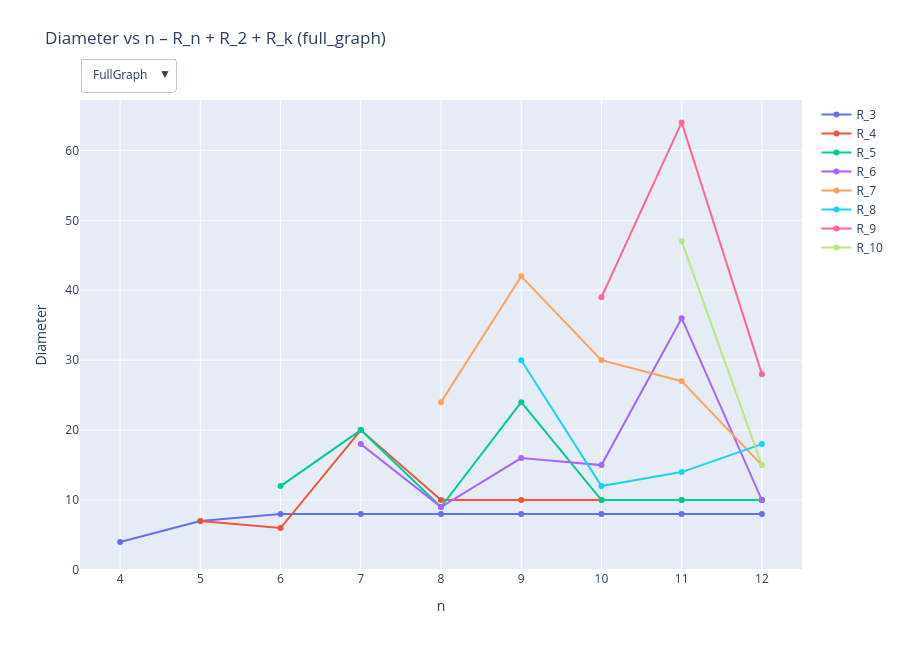
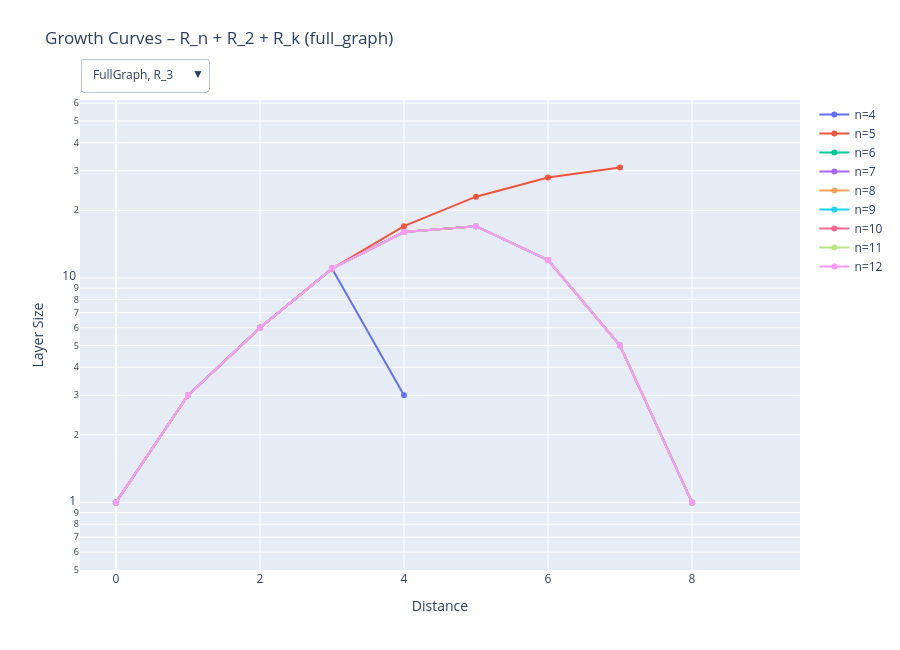
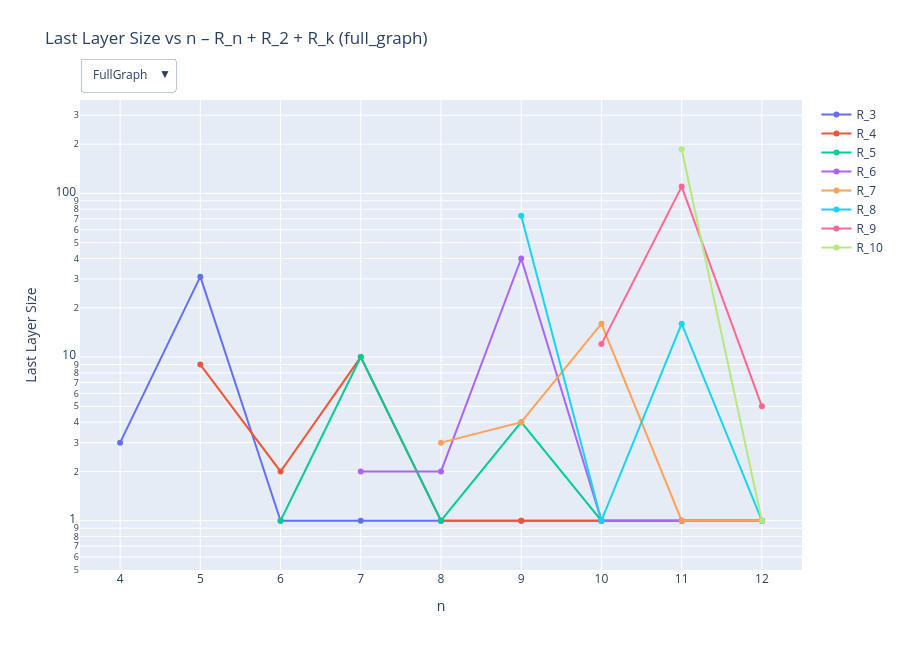

Notebook code for these charts, in order:
### Markdown cell above
---
## Group 1: full_graph
No coset restriction. Keep max_n small (≤12) due to n! state space.

### Code cell
%%time
group_name = "full_graph"
results = run_group(group_name, COSET_GROUPS[group_name],
                    min_n=4, max_n=10)
df = save_results(group_name, results, COSET_GROUPS[group_name], append=True)
plot_group_results(group_name, df)
display(df.head(20))

### Figure 1 — Plotly figure (JSON) as saved in the notebook; plotly's stock layout.template omitted (floating-point values rounded to 4 significant figures)
{"data": [{"hovertemplate": "n=%{x}<br>diameter=%{y}<br>R_n + R_2 + R_3", "mode": "lines+markers", "name": "R_3", "type": "scatter", "visible": true, "x": [4, 5, 6, 7, 8, 9, 10, 11, 12], "y": [4, 7, 8, 8, 8, 8, 8, 8, 8]}, {"hovertemplate": "n=%{x}<br>diameter=%{y}<br>R_n + R_2 + R_4", "mode": "lines+markers", "name": "R_4", "type": "scatter", "visible": true, "x": [5, 6, 7, 8, 9, 10, 11, 12], "y": [7, 6, 20, 10, 10, 10, 10, 10]}, {"hovertemplate": "n=%{x}<br>diameter=%{y}<br>R_n + R_2 + R_5", "mode": "lines+markers", "name": "R_5", "type": "scatter", "visible": true, "x": [6, 7, 8, 9, 10, 11, 12], "y": [12, 20, 9, 24, 10, 10, 10]}, {"hovertemplate": "n=%{x}<br>diameter=%{y}<br>R_n + R_2 + R_6", "mode": "lines+markers", "name": "R_6", "type": "scatter", "visible": true, "x": [7, 8, 9, 10, 11, 12], "y": [18, 9, 16, 15, 36, 10]}, {"hovertemplate": "n=%{x}<br>diameter=%{y}<br>R_n + R_2 + R_7", "mode": "lines+markers", "name": "R_7", "type": "scatter", "visible": true, "x": [8, 9, 10, 11, 12], "y": [24, 42, 30, 27, 15]}, {"hovertemplate": "n=%{x}<br>diameter=%{y}<br>R_n + R_2 + R_8", "mode": "lines+markers", "name": "R_8", "type": "scatter", "visible": true, "x": [9, 10, 11, 12], "y": [30, 12, 14, 18]}, {"hovertemplate": "n=%{x}<br>diameter=%{y}<br>R_n + R_2 + R_9", "mode": "lines+markers", "name": "R_9", "type": "scatter", "visible": true, "x": [10, 11, 12], "y": [39, 64, 28]}, {"hovertemplate": "n=%{x}<br>diameter=%{y}<br>R_n + R_2 + R_10", "mode": "lines+markers", "name": "R_10", "type": "scatter", "visible": true, "x": [11, 12], "y": [47, 15]}], "layout": {"height": 650, "legend": {"x": 1.02, "y": 1}, "margin": {"t": 100}, "title": {"text": "Diameter vs n – R_n + R_2 + R_k (full_graph)", "y": 0.95}, "updatemenus": [{"buttons": [{"args": [{"visible": [true, true, true, true, true, true, true, true]}, {"xaxis.range": [3.5, 12.5], "yaxis.range": [0, 67.2]}], "label": "FullGraph", "method": "update"}], "direction": "down", "showactive": true, "x": 0, "xanchor": "left", "y": 1.02, "yanchor": "bottom"}], "xaxis": {"range": [3.5, 12.5], "title": {"text": "n"}}, "yaxis": {"range": [0, 67.2], "title": {"text": "Diameter"}}}}

### Figure 2 — Plotly figure (JSON) as saved in the notebook; plotly's stock layout.template omitted (floating-point values rounded to 4 significant figures)
{"data": [{"hovertemplate": "distance=%{x}<br>layer=%{y}<br>n=4", "mode": "lines+markers", "name": "n=4", "type": "scatter", "visible": true, "x": [0, 1, 2, 3, 4], "y": [1, 3, 6, 11, 3]}, {"hovertemplate": "distance=%{x}<br>layer=%{y}<br>n=5", "mode": "lines+markers", "name": "n=5", "type": "scatter", "visible": true, "x": [0, 1, 2, 3, 4, 5, 6, 7], "y": [1, 3, 6, 11, 17, 23, 28, 31]}, {"hovertemplate": "distance=%{x}<br>layer=%{y}<br>n=6", "mode": "lines+markers", "name": "n=6", "type": "scatter", "visible": true, "x": [0, 1, 2, 3, 4, 5, 6, 7, 8], "y": [1, 3, 6, 11, 16, 17, 12, 5, 1]}, {"hovertemplate": "distance=%{x}<br>layer=%{y}<br>n=7", "mode": "lines+markers", "name": "n=7", "type": "scatter", "visible": true, "x": [0, 1, 2, 3, 4, 5, 6, 7, 8], "y": [1, 3, 6, 11, 16, 17, 12, 5, 1]}, {"hovertemplate": "distance=%{x}<br>layer=%{y}<br>n=8", "mode": "lines+markers", "name": "n=8", "type": "scatter", "visible": true, "x": [0, 1, 2, 3, 4, 5, 6, 7, 8], "y": [1, 3, 6, 11, 16, 17, 12, 5, 1]}, {"hovertemplate": "distance=%{x}<br>layer=%{y}<br>n=9", "mode": "lines+markers", "name": "n=9", "type": "scatter", "visible": true, "x": [0, 1, 2, 3, 4, 5, 6, 7, 8], "y": [1, 3, 6, 11, 16, 17, 12, 5, 1]}, {"hovertemplate": "distance=%{x}<br>layer=%{y}<br>n=10", "mode": "lines+markers", "name": "n=10", "type": "scatter", "visible": true, "x": [0, 1, 2, 3, 4, 5, 6, 7, 8], "y": [1, 3, 6, 11, 16, 17, 12, 5, 1]}, {"hovertemplate": "distance=%{x}<br>layer=%{y}<br>n=11", "mode": "lines+markers", "name": "n=11", "type": "scatter", "visible": true, "x": [0, 1, 2, 3, 4, 5, 6, 7, 8], "y": [1, 3, 6, 11, 16, 17, 12, 5, 1]}, {"hovertemplate": "distance=%{x}<br>layer=%{y}<br>n=12", "mode": "lines+markers", "name": "n=12", "type": "scatter", "visible": true, "x": [0, 1, 2, 3, 4, 5, 6, 7, 8], "y": [1, 3, 6, 11, 16, 17, 12, 5, 1]}, {"hovertemplate": "distance=%{x}<br>layer=%{y}<br>n=5", "mode": "lines+markers", "name": "n=5", "type": "scatter", "visible": false, "x": [0, 1, 2, 3, 4, 5, 6, 7], "y": [1, 3, 6, 12, 22, 39, 28, 9]}, {"hovertemplate": "distance=%{x}<br>layer=%{y}<br>n=6", "mode": "lines+markers", "name": "n=6", "type": "scatter", "visible": false, "x": [0, 1, 2, 3, 4, 5, 6], "y": [1, 3, 6, 12, 18, 6, 2]}, {"hovertemplate": "distance=%{x}<br>layer=%{y}<br>n=7", "mode": "lines+markers", "name": "n=7", "type": "scatter", "visible": false, "x": [0, 1, 2, 3, 4, 5, 6, 7, 8, 9, 10, 11, 12, 13, 14, 15, 16, 17, 18, 19, 20], "y": [1, 3, 6, 12, 20, 30, 44, 63, 91, 133, 195, 265, 352, 470, 627, 763, 825, 724, 339, 67, 10]}, {"hovertemplate": "distance=%{x}<br>layer=%{y}<br>n=8", "mode": "lines+markers", "name": "n=8", "type": "scatter", "visible": false, "x": [0, 1, 2, 3, 4, 5, 6, 7, 8, 9, 10], "y": [1, 3, 6, 12, 19, 24, 25, 20, 12, 5, 1]}, {"hovertemplate": "distance=%{x}<br>layer=%{y}<br>n=9", "mode": "lines+markers", "name": "n=9", "type": "scatter", "visible": false, "x": [0, 1, 2, 3, 4, 5, 6, 7, 8, 9, 10], "y": [1, 3, 6, 12, 19, 24, 25, 20, 12, 5, 1]}, {"hovertemplate": "distance=%{x}<br>layer=%{y}<br>n=10", "mode": "lines+markers", "name": "n=10", "type": "scatter", "visible": false, "x": [0, 1, 2, 3, 4, 5, 6, 7, 8, 9, 10], "y": [1, 3, 6, 12, 19, 24, 25, 20, 12, 5, 1]}, {"hovertemplate": "distance=%{x}<br>layer=%{y}<br>n=11", "mode": "lines+markers", "name": "n=11", "type": "scatter", "visible": false, "x": [0, 1, 2, 3, 4, 5, 6, 7, 8, 9, 10], "y": [1, 3, 6, 12, 19, 24, 25, 20, 12, 5, 1]}, {"hovertemplate": "distance=%{x}<br>layer=%{y}<br>n=12", "mode": "lines+markers", "name": "n=12", "type": "scatter", "visible": false, "x": [0, 1, 2, 3, 4, 5, 6, 7, 8, 9, 10], "y": [1, 3, 6, 12, 19, 24, 25, 20, 12, 5, 1]}, {"hovertemplate": "distance=%{x}<br>layer=%{y}<br>n=6", "mode": "lines+markers", "name": "n=6", "type": "scatter", "visible": false, "x": [0, 1, 2, 3, 4, 5, 6, 7, 8, 9, 10, 11, 12], "y": [1, 3, 6, 12, 22, 40, 70, 114, 150, 177, 94, 30, 1]}, {"hovertemplate": "distance=%{x}<br>layer=%{y}<br>n=7", "mode": "lines+markers", "name": "n=7", "type": "scatter", "visible": false, "x": [0, 1, 2, 3, 4, 5, 6, 7, 8, 9, 10, 11, 12, 13, 14, 15, 16, 17, 18, 19, 20], "y": [1, 3, 6, 12, 20, 30, 44, 63, 91, 133, 195, 265, 352, 470, 627, 763, 825, 724, 339, 67, 10]}, {"hovertemplate": "distance=%{x}<br>layer=%{y}<br>n=8", "mode": "lines+markers", "name": "n=8", "type": "scatter", "visible": false, "x": [0, 1, 2, 3, 4, 5, 6, 7, 8, 9], "y": [1, 3, 6, 12, 18, 20, 18, 12, 5, 1]}, {"hovertemplate": "distance=%{x}<br>layer=%{y}<br>n=9", "mode": "lines+markers", "name": "n=9", "type": "scatter", "visible": false, "x": [0, 1, 2, 3, 4, 5, 6, 7, 8, 9, 10, 11, 12, 13, 14, 15, 16, 17, 18, 19, 20, 21, 22, 23, 24], "y": [1, 3, 6, 12, 20, 30, 44, 63, 91, 133, 195, 286, 416, 598, 836, 1086, 1336, 1571, 1532, 1094, 485, 157, 61, 20, 4]}, {"hovertemplate": "distance=%{x}<br>layer=%{y}<br>n=10", "mode": "lines+markers", "name": "n=10", "type": "scatter", "visible": false, "x": [0, 1, 2, 3, 4, 5, 6, 7, 8, 9, 10], "y": [1, 3, 6, 12, 19, 24, 25, 20, 12, 5, 1]}, {"hovertemplate": "distance=%{x}<br>layer=%{y}<br>n=11", "mode": "lines+markers", "name": "n=11", "type": "scatter", "visible": false, "x": [0, 1, 2, 3, 4, 5, 6, 7, 8, 9, 10], "y": [1, 3, 6, 12, 19, 24, 25, 20, 12, 5, 1]}, {"hovertemplate": "distance=%{x}<br>layer=%{y}<br>n=12", "mode": "lines+markers", "name": "n=12", "type": "scatter", "visible": false, "x": [0, 1, 2, 3, 4, 5, 6, 7, 8, 9, 10], "y": [1, 3, 6, 12, 19, 24, 25, 20, 12, 5, 1]}, {"hovertemplate": "distance=%{x}<br>layer=%{y}<br>n=7", "mode": "lines+markers", "name": "n=7", "type": "scatter", "visible": false, "x": [0, 1, 2, 3, 4, 5, 6, 7, 8, 9, 10, 11, 12, 13, 14, 15, 16, 17, 18], "y": [1, 3, 6, 12, 22, 40, 71, 121, 200, 314, 477, 697, 891, 895, 663, 390, 187, 48, 2]}, {"hovertemplate": "distance=%{x}<br>layer=%{y}<br>n=8", "mode": "lines+markers", "name": "n=8", "type": "scatter", "visible": false, "x": [0, 1, 2, 3, 4, 5, 6, 7, 8, 9], "y": [1, 3, 6, 12, 20, 30, 30, 17, 7, 2]}, {"hovertemplate": "distance=%{x}<br>layer=%{y}<br>n=9", "mode": "lines+markers", "name": "n=9", "type": "scatter", "visible": false, "x": [0, 1, 2, 3, 4, 5, 6, 7, 8, 9, 10, 11, 12, 13, 14, 15, 16], "y": [1, 3, 6, 12, 20, 30, 43, 57, 73, 93, 116, 141, 166, 186, 180, 129, 40]}, {"hovertemplate": "distance=%{x}<br>layer=%{y}<br>n=10", "mode": "lines+markers", "name": "n=10", "type": "scatter", "visible": false, "x": [0, 1, 2, 3, 4, 5, 6, 7, 8, 9, 10, 11, 12, 13, 14, 15], "y": [1, 3, 6, 12, 18, 20, 19, 17, 16, 16, 16, 16, 15, 11, 5, 1]}, {"hovertemplate": "distance=%{x}<br>layer=%{y}<br>n=11", "mode": "lines+markers", "name": "n=11", "type": "scatter", "visible": false, "x": [0, 1, 2, 3, 4, 5, 6, 7, 8, 9, 10, 11, 12, 13, 14, 15, 16, 17, 18, 19, 20, 21, 22, 23, 24, 25, 26, 27, 28, 29, 30, 31, 32, 33, 34, 35, 36], "y": [1, 3, 6, 12, 20, 30, 44, 63, 91, 133, 195, 286, 416, 598, 836, 1148, 1548, 2024, 2484, 2831, 3104, 3338, 3512, 3577, 3427, 3007, 2452, 1890, 1325, 879, 562, 301, 124, 35, 12, 5, 1]}, {"hovertemplate": "distance=%{x}<br>layer=%{y}<br>n=12", "mode": "lines+markers", "name": "n=12", "type": "scatter", "visible": false, "x": [0, 1, 2, 3, 4, 5, 6, 7, 8, 9, 10], "y": [1, 3, 6, 12, 19, 24, 25, 20, 12, 5, 1]}, {"hovertemplate": "distance=%{x}<br>layer=%{y}<br>n=8", "mode": "lines+markers", "name": "n=8", "type": "scatter", "visible": false, "x": [0, 1, 2, 3, 4, 5, 6, 7, 8, 9, 10, 11, 12, 13, 14, 15, 16, 17, 18, 19, 20, 21, 22, 23, 24], "y": [1, 3, 6, 12, 22, 40, 71, 122, 207, 338, 536, 840, 1300, 1939, 2787, 3845, 5070, 6150, 6205, 5082, 3701, 1699, 307, 34, 3]}, {"hovertemplate": "distance=%{x}<br>layer=%{y}<br>n=9", "mode": "lines+markers", "name": "n=9", "type": "scatter", "visible": false, "x": [0, 1, 2, 3, 4, 5, 6, 7, 8, 9, 10, 11, 12, 13, 14, 15, 16, 17, 18, 19, 20, 21, 22, 23, 24, 25, 26, 27, 28, 29, 30, 31, 32, 33, 34, 35, 36, 37, 38, 39, 40, 41, 42], "y": [1, 3, 6, 12, 20, 30, 44, 63, 89, 123, 170, 239, 337, 473, 642, 866, 1177, 1533, 2015, 2693, 3518, 4647, 6143, 7968, 10240, 12931, 16151, 20042, 24617, 29594, 34036, 38030, 39736, 38082, 32319, 20942, 9378, 2936, 748, 180, 74, 28, 4]}, {"hovertemplate": "distance=%{x}<br>layer=%{y}<br>n=10", "mode": "lines+markers", "name": "n=10", "type": "scatter", "visible": false, "x": [0, 1, 2, 3, 4, 5, 6, 7, 8, 9, 10, 11, 12, 13, 14, 15, 16, 17, 18, 19, 20, 21, 22, 23, 24, 25, 26, 27, 28, 29, 30], "y": [1, 3, 6, 12, 20, 30, 44, 63, 89, 123, 170, 239, 336, 467, 645, 879, 1180, 1570, 1965, 2310, 2666, 2911, 2924, 2809, 2590, 2200, 1536, 714, 212, 70, 16]}, {"hovertemplate": "distance=%{x}<br>layer=%{y}<br>n=11", "mode": "lines+markers", "name": "n=11", "type": "scatter", "visible": false, "x": [0, 1, 2, 3, 4, 5, 6, 7, 8, 9, 10, 11, 12, 13, 14, 15, 16, 17, 18, 19, 20, 21, 22, 23, 24, 25, 26, 27], "y": [1, 3, 6, 12, 20, 30, 43, 57, 73, 93, 116, 141, 166, 186, 201, 214, 220, 212, 191, 166, 144, 120, 86, 49, 24, 12, 5, 1]}, {"hovertemplate": "distance=%{x}<br>layer=%{y}<br>n=12", "mode": "lines+markers", "name": "n=12", "type": "scatter", "visible": false, "x": [0, 1, 2, 3, 4, 5, 6, 7, 8, 9, 10, 11, 12, 13, 14, 15], "y": [1, 3, 6, 12, 18, 20, 19, 17, 16, 16, 16, 16, 15, 11, 5, 1]}, {"hovertemplate": "distance=%{x}<br>layer=%{y}<br>n=9", "mode": "lines+markers", "name": "n=9", "type": "scatter", "visible": false, "x": [0, 1, 2, 3, 4, 5, 6, 7, 8, 9, 10, 11, 12, 13, 14, 15, 16, 17, 18, 19, 20, 21, 22, 23, 24, 25, 26, 27, 28, 29, 30], "y": [1, 3, 6, 12, 22, 40, 71, 122, 208, 345, 557, 889, 1408, 2195, 3342, 5001, 7375, 10649, 14893, 20199, 26801, 34692, 42804, 48226, 47089, 40720, 30348, 17373, 6267, 1149, 73]}, {"hovertemplate": "distance=%{x}<br>layer=%{y}<br>n=10", "mode": "lines+markers", "name": "n=10", "type": "scatter", "visible": false, "x": [0, 1, 2, 3, 4, 5, 6, 7, 8, 9, 10, 11, 12], "y": [1, 3, 6, 12, 20, 30, 44, 63, 64, 42, 24, 10, 1]}, {"hovertemplate": "distance=%{x}<br>layer=%{y}<br>n=11", "mode": "lines+markers", "name": "n=11", "type": "scatter", "visible": false, "x": [0, 1, 2, 3, 4, 5, 6, 7, 8, 9, 10, 11, 12, 13, 14], "y": [1, 3, 6, 12, 20, 30, 41, 46, 43, 37, 33, 32, 32, 32, 16]}, {"hovertemplate": "distance=%{x}<br>layer=%{y}<br>n=12", "mode": "lines+markers", "name": "n=12", "type": "scatter", "visible": false, "x": [0, 1, 2, 3, 4, 5, 6, 7, 8, 9, 10, 11, 12, 13, 14, 15, 16, 17, 18], "y": [1, 3, 6, 12, 20, 30, 43, 57, 71, 83, 91, 95, 92, 75, 47, 24, 12, 5, 1]}, {"hovertemplate": "distance=%{x}<br>layer=%{y}<br>n=10", "mode": "lines+markers", "name": "n=10", "type": "scatter", "visible": false, "x": [0, 1, 2, 3, 4, 5, 6, 7, 8, 9, 10, 11, 12, 13, 14, 15, 16, 17, 18, 19, 20, 21, 22, 23, 24, 25, 26, 27, 28, 29, 30, 31, 32, 33, 34, 35, 36, 37, 38, 39], "y": [1, 3, 6, 12, 22, 40, 71, 122, 208, 346, 564, 910, 1454, 2296, 3568, 5493, 8401, 12715, 18923, 27682, 39805, 56377, 78575, 107587, 144662, 190511, 245003, 305290, 363016, 404374, 414888, 387986, 327040, 239876, 148601, 70337, 19787, 2164, 72, 12]}, {"hovertemplate": "distance=%{x}<br>layer=%{y}<br>n=11", "mode": "lines+markers", "name": "n=11", "type": "scatter", "visible": false, "x": [0, 1, 2, 3, 4, 5, 6, 7, 8, 9, 10, 11, 12, 13, 14, 15, 16, 17, 18, 19, 20, 21, 22, 23, 24, 25, 26, 27, 28, 29, 30, 31, 32, 33, 34, 35, 36, 37, 38, 39, 40, 41, 42, 43, 44, 45, 46, 47, 48, 49, 50, 51, 52, 53, 54, 55, 56, 57, 58, 59, 60, 61, 62, 63, 64], "y": [1, 3, 6, 12, 20, 30, 44, 63, 89, 123, 170, 239, 334, 456, 617, 843, 1160, 1573, 2121, 2865, 3801, 5084, 6589, 8581, 11378, 14683, 19363, 25102, 32946, 43030, 55523, 71191, 90293, 114463, 145227, 183549, 231983, 289354, 361499, 451551, 561839, 697696, 855931, 1047043, 1267182, 1517754, 1806863, 2135997, 2492414, 2846888, 3159913, 3393338, 3486611, 3374780, 3007255, 2395101, 1702071, 1066342, 568487, 246447, 82733, 21748, 5229, 1069, 110]}, {"hovertemplate": "distance=%{x}<br>layer=%{y}<br>n=12", "mode": "lines+markers", "name": "n=12", "type": "scatter", "visible": false, "x": [0, 1, 2, 3, 4, 5, 6, 7, 8, 9, 10, 11, 12, 13, 14, 15, 16, 17, 18, 19, 20, 21, 22, 23, 24, 25, 26, 27, 28], "y": [1, 3, 6, 12, 20, 30, 44, 63, 88, 117, 152, 199, 259, 331, 413, 505, 613, 734, 843, 928, 1002, 1030, 995, 850, 613, 349, 130, 33, 5]}, {"hovertemplate": "distance=%{x}<br>layer=%{y}<br>n=11", "mode": "lines+markers", "name": "n=11", "type": "scatter", "visible": false, "x": [0, 1, 2, 3, 4, 5, 6, 7, 8, 9, 10, 11, 12, 13, 14, 15, 16, 17, 18, 19, 20, 21, 22, 23, 24, 25, 26, 27, 28, 29, 30, 31, 32, 33, 34, 35, 36, 37, 38, 39, 40, 41, 42, 43, 44, 45, 46, 47], "y": [1, 3, 6, 12, 22, 40, 71, 122, 208, 346, 565, 917, 1475, 2339, 3663, 5699, 8830, 13589, 20678, 31108, 46454, 68852, 100892, 145627, 207037, 290692, 403518, 552945, 746292, 989772, 1288885, 1650531, 2077980, 2558937, 3051000, 3486024, 3791691, 3895687, 3758592, 3388082, 2812244, 2097947, 1357627, 714248, 273434, 64695, 7235, 186]}, {"hovertemplate": "distance=%{x}<br>layer=%{y}<br>n=12", "mode": "lines+markers", "name": "n=12", "type": "scatter", "visible": false, "x": [0, 1, 2, 3, 4, 5, 6, 7, 8, 9, 10, 11, 12, 13, 14, 15], "y": [1, 3, 6, 12, 20, 30, 44, 63, 89, 112, 122, 113, 85, 50, 17, 1]}], "layout": {"height": 650, "legend": {"x": 1.02, "y": 1}, "margin": {"t": 100}, "title": {"text": "Growth Curves – R_n + R_2 + R_k (full_graph)", "y": 0.95}, "updatemenus": [{"buttons": [{"args": [{"visible": [true, true, true, true, true, true, true, true, true, false, false, false, false, false, false, false, false, false, false, false, false, false, false, false, false, false, false, false, false, false, false, false, false, false, false, false, false, false, false, false, false, false, false, false]}, {"xaxis.range": [-0.5, 9.5], "yaxis.range": [-0.301, 1.792]}], "label": "FullGraph, R_3", "method": "update"}, {"args": [{"visible": [false, false, false, false, false, false, false, false, false, true, true, true, true, true, true, true, true, false, false, false, false, false, false, false, false, false, false, false, false, false, false, false, false, false, false, false, false, false, false, false, false, false, false, false]}, {"xaxis.range": [-0.5, 21.5], "yaxis.range": [-0.301, 3.217]}], "label": "FullGraph, R_4", "method": "update"}, {"args": [{"visible": [false, false, false, false, false, false, false, false, false, false, false, false, false, false, false, false, false, true, true, true, true, true, true, true, false, false, false, false, false, false, false, false, false, false, false, false, false, false, false, false, false, false, false, false]}, {"xaxis.range": [-0.5, 25.5], "yaxis.range": [-0.301, 3.497]}], "label": "FullGraph, R_5", "method": "update"}, {"args": [{"visible": [false, false, false, false, false, false, false, false, false, false, false, false, false, false, false, false, false, false, false, false, false, false, false, false, true, true, true, true, true, true, false, false, false, false, false, false, false, false, false, false, false, false, false, false]}, {"xaxis.range": [-0.5, 37.5], "yaxis.range": [-0.301, 3.855]}], "label": "FullGraph, R_6", "method": "update"}, {"args": [{"visible": [false, false, false, false, false, false, false, false, false, false, false, false, false, false, false, false, false, false, false, false, false, false, false, false, false, false, false, false, false, false, true, true, true, true, true, false, false, false, false, false, false, false, false, false]}, {"xaxis.range": [-0.5, 43.5], "yaxis.range": [-0.301, 4.9]}], "label": "FullGraph, R_7", "method": "update"}, {"args": [{"visible": [false, false, false, false, false, false, false, false, false, false, false, false, false, false, false, false, false, false, false, false, false, false, false, false, false, false, false, false, false, false, false, false, false, false, false, true, true, true, true, false, false, false, false, false]}, {"xaxis.range": [-0.5, 31.5], "yaxis.range": [-0.301, 4.984]}], "label": "FullGraph, R_8", "method": "update"}, {"args": [{"visible": [false, false, false, false, false, false, false, false, false, false, false, false, false, false, false, false, false, false, false, false, false, false, false, false, false, false, false, false, false, false, false, false, false, false, false, false, false, false, false, true, true, true, false, false]}, {"xaxis.range": [-0.5, 65.5], "yaxis.range": [-0.301, 6.843]}], "label": "FullGraph, R_9", "method": "update"}, {"args": [{"visible": [false, false, false, false, false, false, false, false, false, false, false, false, false, false, false, false, false, false, false, false, false, false, false, false, false, false, false, false, false, false, false, false, false, false, false, false, false, false, false, false, false, false, true, true]}, {"xaxis.range": [-0.5, 48.5], "yaxis.range": [-0.301, 6.892]}], "label": "FullGraph, R_10", "method": "update"}], "direction": "down", "showactive": true, "x": 0, "xanchor": "left", "y": 1.02, "yanchor": "bottom"}], "xaxis": {"range": [-0.5, 9.5], "title": {"text": "Distance"}}, "yaxis": {"range": [-0.301, 1.792], "title": {"text": "Layer Size"}, "type": "log"}}}

### Figure 3 — Plotly figure (JSON) as saved in the notebook; plotly's stock layout.template omitted (floating-point values rounded to 4 significant figures)
{"data": [{"hovertemplate": "n=%{x}<br>last_layer=%{y}<br>R_n + R_2 + R_3", "mode": "lines+markers", "name": "R_3", "type": "scatter", "visible": true, "x": [4, 5, 6, 7, 8, 9, 10, 11, 12], "y": [3, 31, 1, 1, 1, 1, 1, 1, 1]}, {"hovertemplate": "n=%{x}<br>last_layer=%{y}<br>R_n + R_2 + R_4", "mode": "lines+markers", "name": "R_4", "type": "scatter", "visible": true, "x": [5, 6, 7, 8, 9, 10, 11, 12], "y": [9, 2, 10, 1, 1, 1, 1, 1]}, {"hovertemplate": "n=%{x}<br>last_layer=%{y}<br>R_n + R_2 + R_5", "mode": "lines+markers", "name": "R_5", "type": "scatter", "visible": true, "x": [6, 7, 8, 9, 10, 11, 12], "y": [1, 10, 1, 4, 1, 1, 1]}, {"hovertemplate": "n=%{x}<br>last_layer=%{y}<br>R_n + R_2 + R_6", "mode": "lines+markers", "name": "R_6", "type": "scatter", "visible": true, "x": [7, 8, 9, 10, 11, 12], "y": [2, 2, 40, 1, 1, 1]}, {"hovertemplate": "n=%{x}<br>last_layer=%{y}<br>R_n + R_2 + R_7", "mode": "lines+markers", "name": "R_7", "type": "scatter", "visible": true, "x": [8, 9, 10, 11, 12], "y": [3, 4, 16, 1, 1]}, {"hovertemplate": "n=%{x}<br>last_layer=%{y}<br>R_n + R_2 + R_8", "mode": "lines+markers", "name": "R_8", "type": "scatter", "visible": true, "x": [9, 10, 11, 12], "y": [73, 1, 16, 1]}, {"hovertemplate": "n=%{x}<br>last_layer=%{y}<br>R_n + R_2 + R_9", "mode": "lines+markers", "name": "R_9", "type": "scatter", "visible": true, "x": [10, 11, 12], "y": [12, 110, 5]}, {"hovertemplate": "n=%{x}<br>last_layer=%{y}<br>R_n + R_2 + R_10", "mode": "lines+markers", "name": "R_10", "type": "scatter", "visible": true, "x": [11, 12], "y": [186, 1]}], "layout": {"height": 650, "legend": {"x": 1.02, "y": 1}, "margin": {"t": 100}, "title": {"text": "Last Layer Size vs n – R_n + R_2 + R_k (full_graph)", "y": 0.95}, "updatemenus": [{"buttons": [{"args": [{"visible": [true, true, true, true, true, true, true, true]}, {"xaxis.range": [3.5, 12.5], "yaxis.range": [-0.301, 2.571]}], "label": "FullGraph", "method": "update"}], "direction": "down", "showactive": true, "x": 0, "xanchor": "left", "y": 1.02, "yanchor": "bottom"}], "xaxis": {"range": [3.5, 12.5], "title": {"text": "n"}}, "yaxis": {"range": [-0.301, 2.571], "title": {"text": "Last Layer Size"}, "type": "log"}}}
